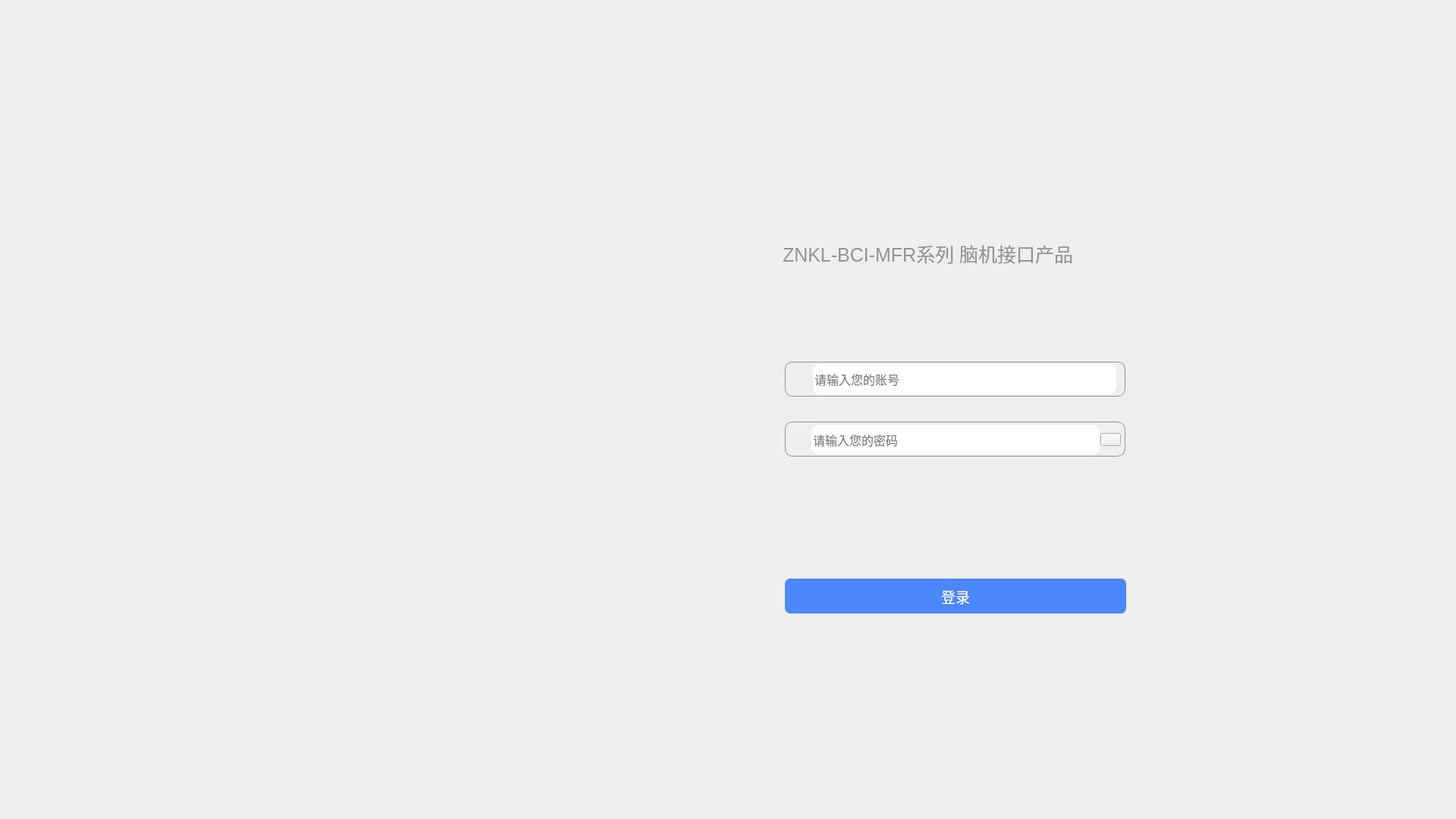
<?xml version="1.0" encoding="UTF-8"?>
<ui version="4.0">
 <class>Form</class>
 <widget class="QWidget" name="Form">
  <property name="geometry">
   <rect>
    <x>0</x>
    <y>0</y>
    <width>1920</width>
    <height>1080</height>
   </rect>
  </property>
  <property name="sizePolicy">
   <sizepolicy hsizetype="Fixed" vsizetype="Fixed">
    <horstretch>0</horstretch>
    <verstretch>0</verstretch>
   </sizepolicy>
  </property>
  <property name="minimumSize">
   <size>
    <width>1920</width>
    <height>1080</height>
   </size>
  </property>
  <property name="maximumSize">
   <size>
    <width>1920</width>
    <height>1080</height>
   </size>
  </property>
  <property name="font">
   <font>
    <pointsize>12</pointsize>
   </font>
  </property>
  <property name="windowTitle">
   <string>用户登录</string>
  </property>
  <property name="styleSheet">
   <string notr="true">QWidget#Form {
	border-image: url(:/login/pic/login_background.png);
}</string>
  </property>
  <widget class="QPushButton" name="pushButton_login">
   <property name="geometry">
    <rect>
     <x>1035</x>
     <y>763</y>
     <width>450</width>
     <height>46</height>
    </rect>
   </property>
   <property name="minimumSize">
    <size>
     <width>450</width>
     <height>46</height>
    </size>
   </property>
   <property name="maximumSize">
    <size>
     <width>450</width>
     <height>46</height>
    </size>
   </property>
   <property name="font">
    <font>
     <pointsize>14</pointsize>
    </font>
   </property>
   <property name="styleSheet">
    <string notr="true">QPushButton#pushButton_login {
	background-color: rgba(75, 135, 253, 1);
	color: #FFFFFF;
	border: none;
	border-radius: 7.45px;
}

QPushButton#pushButton_login:pressed {
	background-color: rgba(55, 100, 220, 1);
}

</string>
   </property>
   <property name="text">
    <string>登录</string>
   </property>
  </widget>
  <widget class="QLineEdit" name="lineEdit_upwd">
   <property name="geometry">
    <rect>
     <x>1070</x>
     <y>560</y>
     <width>380</width>
     <height>40</height>
    </rect>
   </property>
   <property name="minimumSize">
    <size>
     <width>380</width>
     <height>40</height>
    </size>
   </property>
   <property name="maximumSize">
    <size>
     <width>380</width>
     <height>40</height>
    </size>
   </property>
   <property name="styleSheet">
    <string notr="true">QLineEdit#lineEdit_upwd {
	border: none;
	border-radius: 10px;
}</string>
   </property>
   <property name="inputMask">
    <string/>
   </property>
   <property name="placeholderText">
    <string>请输入您的密码</string>
   </property>
  </widget>
  <widget class="QLabel" name="label_welcome">
   <property name="geometry">
    <rect>
     <x>1032</x>
     <y>246</y>
     <width>281</width>
     <height>67</height>
    </rect>
   </property>
   <property name="minimumSize">
    <size>
     <width>281</width>
     <height>67</height>
    </size>
   </property>
   <property name="maximumSize">
    <size>
     <width>281</width>
     <height>67</height>
    </size>
   </property>
   <property name="font">
    <font>
     <pointsize>18</pointsize>
    </font>
   </property>
   <property name="styleSheet">
    <string notr="true">border-image: url(:/login/pic/login_welcome.png);</string>
   </property>
   <property name="text">
    <string/>
   </property>
  </widget>
  <widget class="QLabel" name="label_product">
   <property name="geometry">
    <rect>
     <x>1032</x>
     <y>319</y>
     <width>413</width>
     <height>31</height>
    </rect>
   </property>
   <property name="minimumSize">
    <size>
     <width>413</width>
     <height>31</height>
    </size>
   </property>
   <property name="maximumSize">
    <size>
     <width>413</width>
     <height>31</height>
    </size>
   </property>
   <property name="font">
    <font>
     <family>Microsoft YaHei UI</family>
     <pointsize>19</pointsize>
     <italic>false</italic>
     <bold>false</bold>
    </font>
   </property>
   <property name="styleSheet">
    <string notr="true">font: 19pt &quot;Microsoft YaHei UI&quot;;
color:#939393;</string>
   </property>
   <property name="text">
    <string>ZNKL-BCI-MFR系列 脑机接口产品</string>
   </property>
  </widget>
  <widget class="QLabel" name="label_tip">
   <property name="geometry">
    <rect>
     <x>1035</x>
     <y>417</y>
     <width>112</width>
     <height>40</height>
    </rect>
   </property>
   <property name="minimumSize">
    <size>
     <width>112</width>
     <height>40</height>
    </size>
   </property>
   <property name="maximumSize">
    <size>
     <width>112</width>
     <height>40</height>
    </size>
   </property>
   <property name="styleSheet">
    <string notr="true">border-image: url(:/login/pic/login_tip.png);</string>
   </property>
   <property name="text">
    <string/>
   </property>
  </widget>
  <widget class="QLabel" name="label_2">
   <property name="geometry">
    <rect>
     <x>1035</x>
     <y>743</y>
     <width>450</width>
     <height>1</height>
    </rect>
   </property>
   <property name="minimumSize">
    <size>
     <width>450</width>
     <height>1</height>
    </size>
   </property>
   <property name="maximumSize">
    <size>
     <width>450</width>
     <height>1</height>
    </size>
   </property>
   <property name="styleSheet">
    <string notr="true">border-image: url(:/login/pic/login_line.png);</string>
   </property>
   <property name="text">
    <string/>
   </property>
  </widget>
  <widget class="QLabel" name="label_3">
   <property name="geometry">
    <rect>
     <x>250</x>
     <y>200</y>
     <width>60</width>
     <height>51</height>
    </rect>
   </property>
   <property name="minimumSize">
    <size>
     <width>60</width>
     <height>51</height>
    </size>
   </property>
   <property name="maximumSize">
    <size>
     <width>60</width>
     <height>51</height>
    </size>
   </property>
   <property name="styleSheet">
    <string notr="true">border-image: url(:/login/pic/login_HW.png);</string>
   </property>
   <property name="text">
    <string/>
   </property>
  </widget>
  <widget class="QLabel" name="label_4">
   <property name="geometry">
    <rect>
     <x>1041</x>
     <y>568</y>
     <width>21</width>
     <height>21</height>
    </rect>
   </property>
   <property name="styleSheet">
    <string notr="true">border-image: url(:/login/pic/login_pwdlock.png);</string>
   </property>
   <property name="text">
    <string/>
   </property>
  </widget>
  <widget class="QLabel" name="label_5">
   <property name="geometry">
    <rect>
     <x>1042</x>
     <y>489</y>
     <width>21</width>
     <height>21</height>
    </rect>
   </property>
   <property name="styleSheet">
    <string notr="true">border-image: url(:/login/pic/login_account.png);</string>
   </property>
   <property name="text">
    <string/>
   </property>
  </widget>
  <widget class="QLabel" name="label_6">
   <property name="geometry">
    <rect>
     <x>1035</x>
     <y>477</y>
     <width>449</width>
     <height>46</height>
    </rect>
   </property>
   <property name="minimumSize">
    <size>
     <width>449</width>
     <height>46</height>
    </size>
   </property>
   <property name="maximumSize">
    <size>
     <width>449</width>
     <height>46</height>
    </size>
   </property>
   <property name="styleSheet">
    <string notr="true">QLabel#label_6 {
	border: 1px solid rgba(147, 147, 147, 1);
	border-radius: 10px;
}</string>
   </property>
   <property name="text">
    <string/>
   </property>
  </widget>
  <widget class="QLineEdit" name="lineEdit_uid">
   <property name="geometry">
    <rect>
     <x>1072</x>
     <y>480</y>
     <width>400</width>
     <height>40</height>
    </rect>
   </property>
   <property name="minimumSize">
    <size>
     <width>400</width>
     <height>40</height>
    </size>
   </property>
   <property name="maximumSize">
    <size>
     <width>400</width>
     <height>40</height>
    </size>
   </property>
   <property name="styleSheet">
    <string notr="true">QLineEdit#lineEdit_uid {
	border: none;
	border-radius: 10px;
}</string>
   </property>
   <property name="inputMask">
    <string/>
   </property>
   <property name="text">
    <string/>
   </property>
   <property name="placeholderText">
    <string>请输入您的账号</string>
   </property>
   <property name="cursorMoveStyle">
    <enum>Qt::LogicalMoveStyle</enum>
   </property>
  </widget>
  <widget class="QLabel" name="label_7">
   <property name="geometry">
    <rect>
     <x>1035</x>
     <y>556</y>
     <width>449</width>
     <height>46</height>
    </rect>
   </property>
   <property name="minimumSize">
    <size>
     <width>449</width>
     <height>46</height>
    </size>
   </property>
   <property name="maximumSize">
    <size>
     <width>449</width>
     <height>46</height>
    </size>
   </property>
   <property name="styleSheet">
    <string notr="true">QLabel#label_7 {
	border: 1px solid rgba(147, 147, 147, 1);
	border-radius: 10px;
}</string>
   </property>
   <property name="text">
    <string/>
   </property>
  </widget>
  <widget class="QPushButton" name="pushButton_pwdvision">
   <property name="geometry">
    <rect>
     <x>1451</x>
     <y>571</y>
     <width>27</width>
     <height>17</height>
    </rect>
   </property>
   <property name="minimumSize">
    <size>
     <width>27</width>
     <height>17</height>
    </size>
   </property>
   <property name="maximumSize">
    <size>
     <width>27</width>
     <height>17</height>
    </size>
   </property>
   <property name="styleSheet">
    <string notr="true">border-image: url(:/login/pic/login_pwdclose.png);</string>
   </property>
   <property name="text">
    <string/>
   </property>
  </widget>
  <widget class="QLabel" name="label">
   <property name="geometry">
    <rect>
     <x>216</x>
     <y>163</y>
     <width>600</width>
     <height>752</height>
    </rect>
   </property>
   <property name="minimumSize">
    <size>
     <width>600</width>
     <height>752</height>
    </size>
   </property>
   <property name="maximumSize">
    <size>
     <width>600</width>
     <height>752</height>
    </size>
   </property>
   <property name="styleSheet">
    <string notr="true">border-image: url(:/set/pic/脑机接口-上下肢-21.png);</string>
   </property>
   <property name="text">
    <string/>
   </property>
  </widget>
  <zorder>label_7</zorder>
  <zorder>pushButton_login</zorder>
  <zorder>label_welcome</zorder>
  <zorder>label_product</zorder>
  <zorder>label_tip</zorder>
  <zorder>label_2</zorder>
  <zorder>label_3</zorder>
  <zorder>label_4</zorder>
  <zorder>label_6</zorder>
  <zorder>lineEdit_uid</zorder>
  <zorder>label_5</zorder>
  <zorder>lineEdit_upwd</zorder>
  <zorder>pushButton_pwdvision</zorder>
  <zorder>label</zorder>
 </widget>
 <resources>
  <include location="resources.qrc"/>
 </resources>
 <connections/>
</ui>
